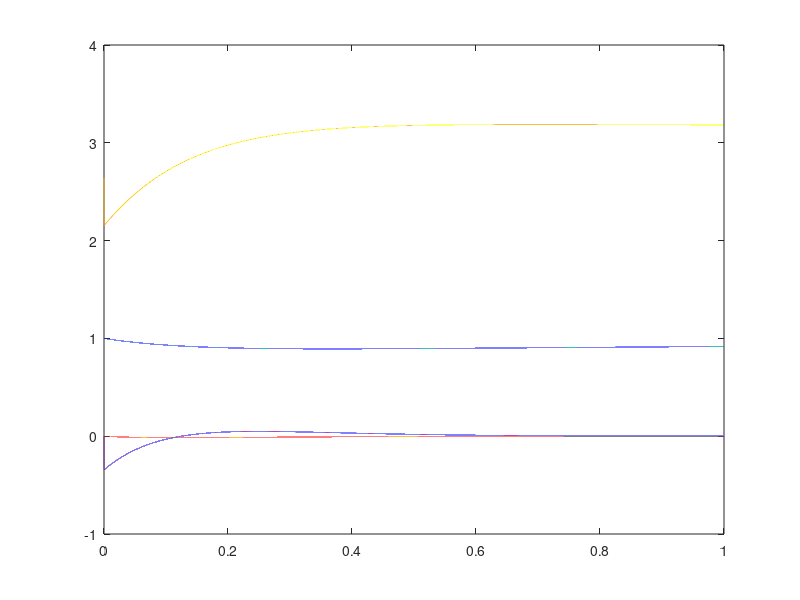

Reproduce this figure in MATLAB.
% Mp = 0.027;
% lp = 0.153;
% r = 0.08260;
% Jm = 3.00e-005;
% g = 9.81;
% Jeq = 1.23e-004;
% Jp = 1.1e-004;
% Beq = 0;
% Bp = 0;
% Rm = 3.3;
% Kt = 0.2797;
% Km = 0.2797;

Mp = 0.0677;
lp = 0.12;
r = 0.0925;
Jm = 3.00e-005;
g = 9.81;
Jeq = 0.00012;
Jp = 0.00009398592;
Beq = 0;
Bp = 0.1;
Rm = 3.3;
Kt = 0.2797;
Km = 0.2797;

 A = [0 0 1 0;
      0 0 0 1;
      0 (r*Mp^2*lp^2*g)/(Jp*Jeq+Mp*lp^2*Jeq+Jp*Mp*r^2) (-Kt*Km*(Jp+Mp*lp^2))/((Jp*Jeq+Mp*lp^2*Jeq+Jp*Mp*r^2)*Rm)*0.01 0;
      0 (Mp*lp*g*(Jeq+Mp*r^2))/(Jp*Jeq+Mp*lp^2*Jeq+Jp*Mp*r^2) (-Mp*lp*Kt*r*Km)/((Jp*Jeq+Mp*lp^2*Jeq+Jp*Mp*r^2)*Rm)*0.01 0]
 
 B = [0;
      0;
      (Kt*(Jp+Mp*lp^2))/((Jp*Jeq+Mp*lp^2*Jeq+Jp*Mp*r^2)*Rm)*0.1;
      (Mp*lp*Kt*r)/((Jp*Jeq+Mp*lp^2*Jeq+Jp*Mp*r^2)*Rm)*0.1; ]
 
  %     rotor arm      pendulum
  Q = [1, 0, 0, 0; 0, 15, 0, 0; 0, 0, 4, 0; 0, 0, 0, 2.5; ];
  R = 0.00005;
  K = lqr(A,B,Q,R);
  
  disp(K);
  
tspan = 0:.00001:1;
y0 = [1; 0; pi-0.5; 0];
y1 = -[1; 0; pi; 0];
z = (A-B*K);
[t,y] = ode45(@(t,y)((A-B*K)*(y+y1)),tspan,y0);

figure
plot(t,y);